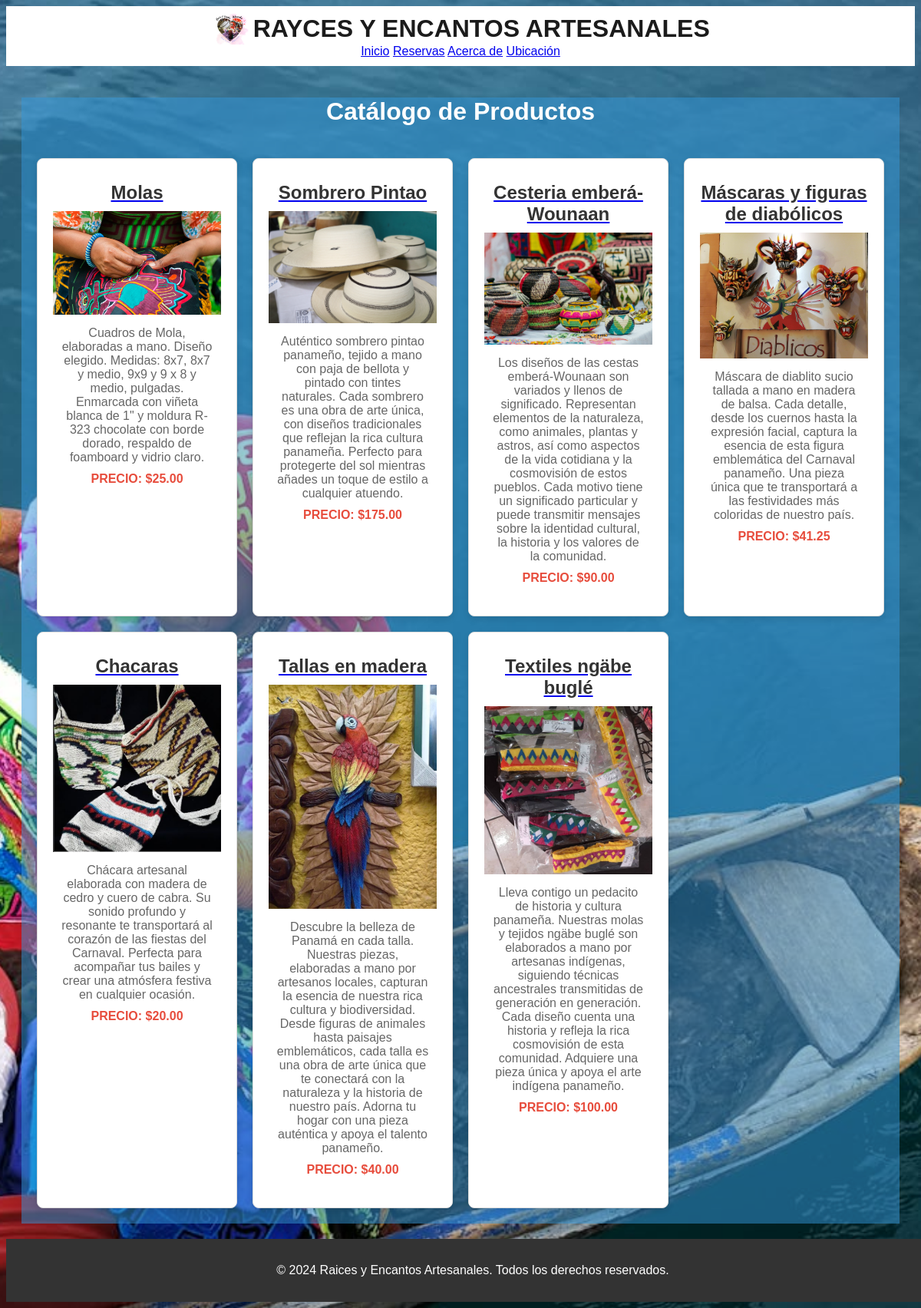
Page /catalog/ on the committed database.
### products/models.py (models this page shows, shortened)
class Product(models.Model):
    name = models.CharField(max_length=100)
    description = models.TextField(default="Descripción del producto")
    price = models.DecimalField(max_digits=10, decimal_places=2)
    image = models.ImageField(upload_to='products/')
    category = models.CharField(max_length=100, default="General")

### products/views.py (the view)
# urls.py: path('catalog/', views.product_catalog, name='product_catalog'),
def product_catalog(request):
    products = Product.objects.all()
    context = {
        'products': products,
    }
    return render(request, 'products/catalog.html', context)

### products/templates/products/catalog.html
{% extends 'base.html' %}
{% block content %}
<div class="bg-solid-1">
    <div class="centro">
        <h1>Catálogo de Productos</h1>
    </div>
    {% load static %}
    <div class="product-catalog">
        {% for product in products %}
        <div class="product-item">
            <a href="{% url 'product_detail' product.id %}">
                <h2>{{ product.name }}</h2>
                <img src="{{ product.image.url }}" alt="{{ product.name }}">
            </a>
            <p>{{ product.description }}</p>
            <p class="price">Precio: ${{ product.price }}</p>
        </div>
        {% endfor %}
    </div>
</div>
{% endblock %}

### products/templates/base.html (shortened to what this page needs)
<!DOCTYPE html>
<html lang="es">
<head>
    {% load static %}
    <link rel="stylesheet" href="{% static 'css/styles.css' %}">
</head>
<body class="inicio">
    <div class="container">
        <header>
            <img src="{% static 'images/logo.png' %}" alt="Logo">
            <h1>RAYCES Y ENCANTOS ARTESANALES</h1>
            <nav>
                <a href="{% url 'index' %}">Inicio</a>
                <a href="{% url 'reservas' %}">Reservas</a>
                <a href="{% url 'acerca' %}">Acerca de</a>
                <a href="{% url 'ubicacion' %}">Ubicación</a>
            </nav>
        </header>
        <main>
            {% block content %}{% endblock %}
        </main>
    </div>
    <footer>
        <p>© 2024 Raices y Encantos Artesanales. Todos los derechos reservados.</p>
    </footer>
</body>
</html>

### static/css/styles.css (style rules this page uses)
header { background-color: #ffffff; color: #1b1b1b; padding: 10px 0; text-align: center; }
header img { width: 50px; vertical-align: middle; }
header h1 { display: inline; margin: 0; vertical-align: middle; }
main { padding: 20px; }
footer { background-color: #333; color: white; text-align: center; padding: 1em; position: relative; bottom: 0; width: 100%; }
.container { min-height: 100vh; display: flex; flex-direction: column; }
body.inicio { background-image: url("/static/images/pexels.jpg") !important; background-size: cover; background-position: center; background-repeat: no-repeat; min-height: 100vh; height: 100%; }
body { font-family: Arial, sans-serif; }
.product-catalog { display: grid; grid-template-columns: repeat(auto-fit, minmax(250px, 1fr)); grid-template-rows: repeat(auto-fit, minmax(250px, auto)); gap: 20px; padding: 20px; max-width: 1200px; margin: 0 auto; }
.product-item { border: 1px solid #ddd; border-radius: 8px; overflow: hidden; text-align: center; background-color: #ffffff; box-shadow: 0 4px 8px rgba(0, 0, 0, 0.1); transition: transform 0.3s, box-shadow 0.3s; padding: 20px; }
.product-item img { max-width: 100%; height: auto; display: block; margin-bottom: 15px; }
.product-item h2 { font-size: 1.5em; margin: 10px 0; color: #333; }
.product-item p { margin: 0; padding: 0 10px; color: #666; }
.product-item .price { font-size: 1.0em; color: #e74c3c; font-weight: bold; margin-top: 10px; margin-bottom: 20px; display: block; text-transform: uppercase; letter-spacing: 0px; }
.centro { text-align: center; color:#ffffff }
.bg-solid-1 { background-color: rgba(52, 152, 219, 0.5); min-height: 100vh; }
h2 { margin-bottom: 20px; color: #0a0a0a; }

### rows in the picture
Product: name "Molas", image (picture), description "Cuadros de Mola, elaboradas a mano. Diseño elegido. Medidas: 8x7, 8x7 y medio, 9x9 y 9 x 8 y medio, pulgadas. Enmarcada con viñeta blanca de 1\" y moldura R-323 chocolate con borde dorado, respaldo de foamboard y vidrio claro.", price "25.00"
Product: name "Sombrero Pintao", image (picture), description "Auténtico sombrero pintao panameño, tejido a mano con paja de bellota y pintado con tintes naturales. Cada sombrero es una obra de arte única, con diseños tradicionales que reflejan la rica cultura panameña. Perfecto para protegerte del sol mientras añades un toque de estilo a cualquier atuendo.", price "175.00"
Product: name "Cesteria emberá-Wounaan", image (picture), description "Los diseños de las cestas emberá-Wounaan son variados y llenos de significado. Representan elementos de la naturaleza, como animales, plantas y astros, así como aspectos de la vida cotidiana y la cosmovisión de estos pueblos. Cada motivo tiene un significado particular y puede transmitir mensajes sobre la identidad cultural, la historia y los valores de la comunidad.", price "90.00"
Product: name "Máscaras y figuras de diabólicos", image (picture), description "Máscara de diablito sucio tallada a mano en madera de balsa. Cada detalle, desde los cuernos hasta la expresión facial, captura la esencia de esta figura emblemática del Carnaval panameño. Una pieza única que te transportará a las festividades más coloridas de nuestro país.", price "41.25"
Product: name "Chacaras", image (picture), description "Chácara artesanal elaborada con madera de cedro y cuero de cabra. Su sonido profundo y resonante te transportará al corazón de las fiestas del Carnaval. Perfecta para acompañar tus bailes y crear una atmósfera festiva en cualquier ocasión.", price "20.00"
Product: name "Tallas en madera", image (picture), description "Descubre la belleza de Panamá en cada talla. Nuestras piezas, elaboradas a mano por artesanos locales, capturan la esencia de nuestra rica cultura y biodiversidad. Desde figuras de animales hasta paisajes emblemáticos, cada talla es una obra de arte única que te conectará con la naturaleza y la historia de nuestro país. Adorna tu hogar con una pieza auténtica y apoya el talento panameño.", price "40.00"
Product: name "Textiles ngäbe buglé", image (picture), description "Lleva contigo un pedacito de historia y cultura panameña. Nuestras molas y tejidos ngäbe buglé son elaborados a mano por artesanas indígenas, siguiendo técnicas ancestrales transmitidas de generación en generación. Cada diseño cuenta una historia y refleja la rica cosmovisión de esta comunidad. Adquiere una pieza única y apoya el arte indígena panameño.", price "100.00"
